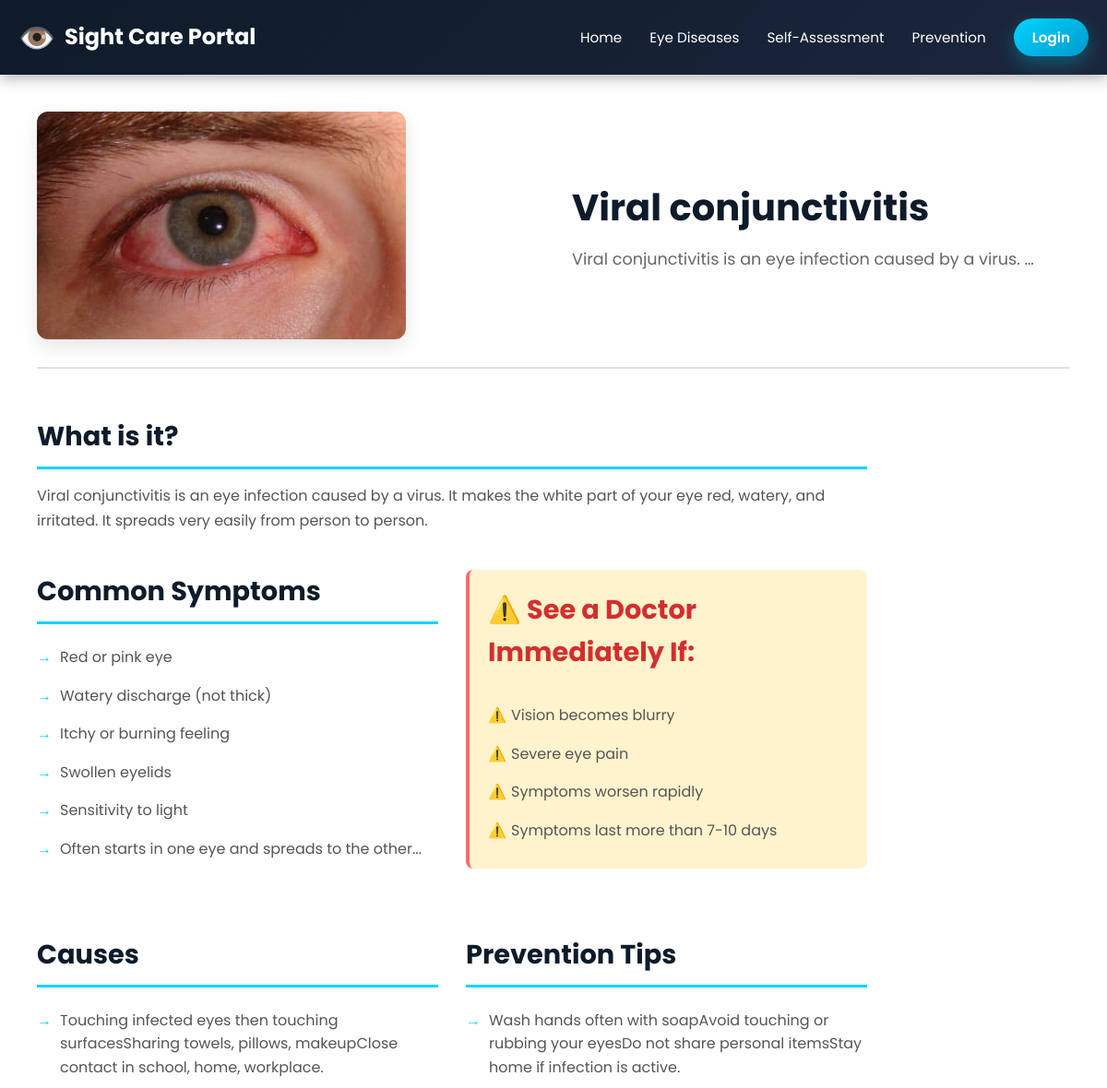
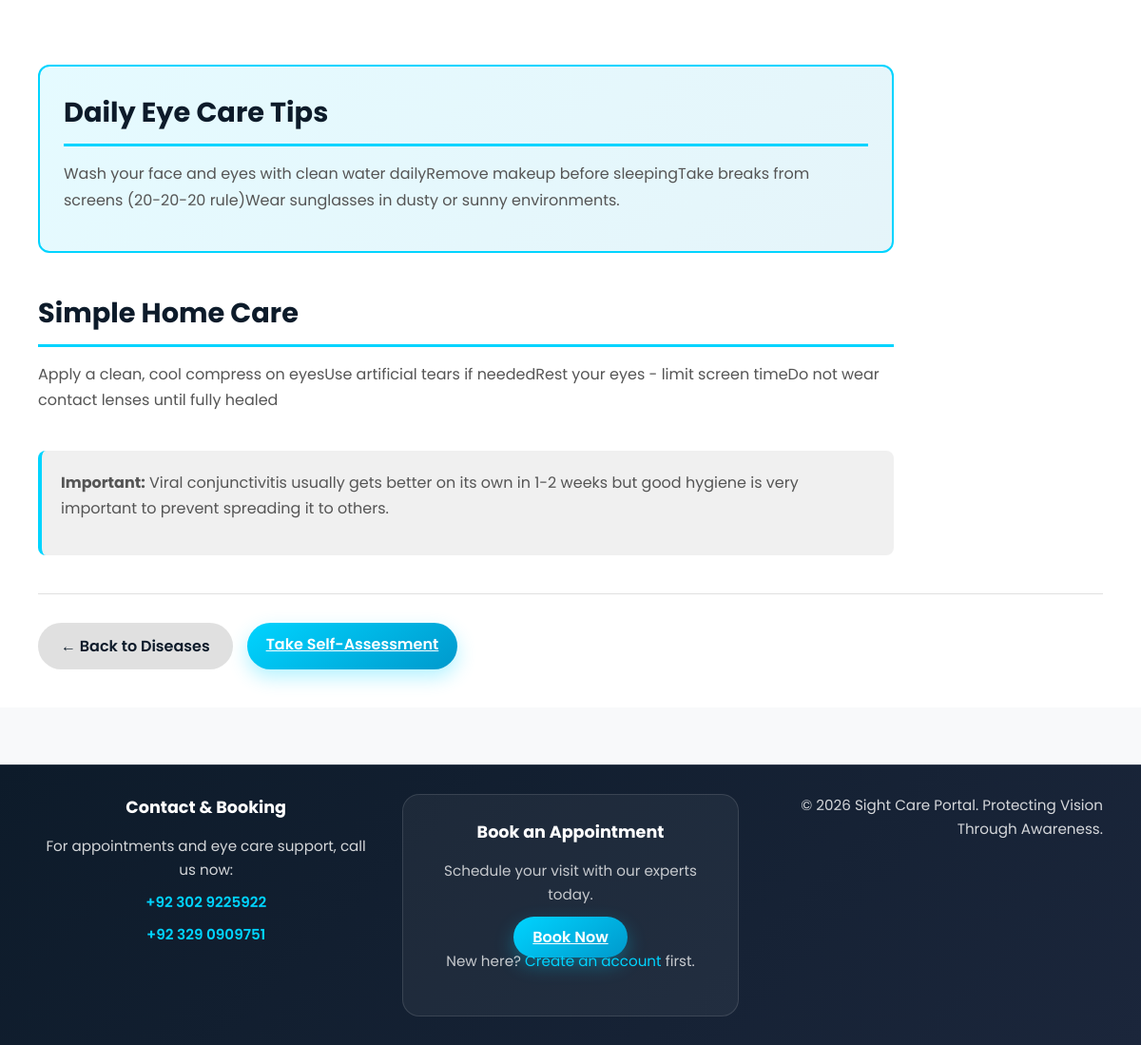
The page /disease/viral-conjunctivitis/ on the database its author committed (2 pictures, top to bottom).
### portal/models.py (models this page shows, shortened)
class EyeDisease(models.Model):
    name = models.CharField(max_length=200)
    slug = models.SlugField(unique=True)
    image = models.ImageField(upload_to='diseases/', blank=True, null=True)
    description = models.TextField()
    symptoms = models.TextField()
    causes = models.TextField()
    prevention_tips = models.TextField()
    daily_care_tips = models.TextField()
    home_care = models.TextField()
    important_note = models.TextField()
    order = models.IntegerField(default=0)

### portal/views.py (the view)
# urls.py: path('disease/<slug:slug>/', views.disease_detail, name='disease_detail'),
def disease_detail(request, slug):
    disease = get_object_or_404(EyeDisease, slug=slug)
    return render(request, 'portal/disease_detail.html', {'disease': disease})

### portal/templates/portal/disease_detail.html (shortened to what this page needs)
{% extends 'portal/base.html' %}
{% block content %}
<section class="disease-detail">
    <div class="container">
        <div class="disease-header">
            {% if disease.image %}
            <img src="{{ disease.image.url }}" alt="{{ disease.name }}" class="disease-image">
            {% endif %}
            <div class="disease-title">
                <h1>{{ disease.name }}</h1>
                <p class="tagline">{{ disease.description|truncatewords:10 }}</p>
            </div>
        </div>
        <div class="content-sections">
            <div class="section">
                <h2>What is it?</h2>
                <p>{{ disease.description }}</p>
            </div>
            <div class="two-column">
                <div class="section">
                    <h2>Common Symptoms</h2>
                    <ul>
                        {% for symptom in disease.symptoms.splitlines %}
                        <li>{{ symptom }}</li>
                        {% endfor %}
                    </ul>
                </div>
                <div class="section warning-box">
                    <h2>⚠️ See a Doctor Immediately If:</h2>
                    <ul>
                        <li>Vision becomes blurry</li>
                        <li>Severe eye pain</li>
                        <li>Symptoms worsen rapidly</li>
                        <li>Symptoms last more than 7-10 days</li>
                    </ul>
                </div>
            </div>
            <div class="two-column">
                <div class="section">
                    <h2>Causes</h2>
                    <ul>
                        {% for cause in disease.causes.splitlines %}
                        <li>{{ cause }}</li>
                        {% endfor %}
                    </ul>
                </div>
                <div class="section">
                    <h2>Prevention Tips</h2>
                    <ul>
                        {% for tip in disease.prevention_tips.splitlines %}
                        <li>{{ tip }}</li>
                        {% endfor %}
                    </ul>
                </div>
            </div>
            <div class="section highlight-box">
                <h2>Daily Eye Care Tips</h2>
                <p>{{ disease.daily_care_tips }}</p>
            </div>
            <div class="section">
                <h2>Simple Home Care</h2>
                <p>{{ disease.home_care }}</p>
            </div>
            <div class="section important-note">
                <p><strong>Important:</strong> {{ disease.important_note }}</p>
            </div>
        </div>
        <div class="navigation">
            <a href="{% url 'disease_list' %}" class="btn-secondary">← Back to Diseases</a>
            <a href="{% url 'self_assessment' %}" class="btn-primary">Take Self-Assessment</a>
        </div>
    </div>
</section>
{% endblock %}

### portal/static/css/style.css (style rules this page uses)
* { margin: 0; padding: 0; box-sizing: border-box; }
:root { --primary-color: #00d4ff; --primary-dark: #0099cc; --secondary-color: #1b263b; --dark-bg: #0d1b2a; --light-text: #ffffff; --muted-text: rgba(255, 255, 255, 0.7); --border-color: rgba(255, 255, 255, 0.15); --success-color: #00cc66; --warning-color: #ff6b6b; --info-color: #0099ff; }
body { font-family: 'Poppins', sans-serif; color: #333; line-height: 1.6; background-color: #f8f9fa; }
html, body { scroll-behavior: smooth; }
.btn-primary { background: linear-gradient(145deg, var(--primary-color), var(--primary-dark)); color: white; padding: 10px 20px !important; border-radius: 25px; font-weight: 600; border: none; transition: all 0.3s; box-shadow: 0 8px 20px rgba(0, 212, 255, 0.3); }
.container { max-width: 1200px; margin: 0 auto; padding: 0 20px; }
.btn-secondary { border: 1px solid rgba(255,255,255,0.18); background: transparent; color: white; padding: 12px 24px; border-radius: 25px; transition: all 0.3s ease; }
.disease-detail { padding: 40px 20px; background: white; }
.disease-header { display: grid; grid-template-columns: 1fr 1fr; gap: 40px; align-items: center; margin-bottom: 50px; padding-bottom: 30px; border-bottom: 2px solid #e0e0e0; }
.disease-header .disease-image { width: 100%; max-width: 400px; height: auto; border-radius: 12px; box-shadow: 0 8px 20px rgba(0, 0, 0, 0.1); }
.disease-title h1 { font-size: 2.5rem; color: #0d1b2a; margin-bottom: 10px; }
.disease-title .tagline { font-size: 1.1rem; color: #666; }
.content-sections { max-width: 900px; }
.section { margin-bottom: 40px; }
.section h2 { font-size: 1.8rem; color: #0d1b2a; margin-bottom: 15px; border-bottom: 3px solid var(--primary-color); padding-bottom: 10px; }
.section p { color: #555; line-height: 1.7; margin-bottom: 15px; }
.section ul { list-style: none; padding-left: 0; }
.section ul li { color: #555; padding: 8px 0 8px 25px; position: relative; }
.section ul li::before { content: '→'; position: absolute; left: 0; color: var(--primary-color); font-weight: bold; }
.two-column { display: grid; grid-template-columns: 1fr 1fr; gap: 30px; margin-bottom: 30px; }
.warning-box { background: #fff3cd; border-left: 4px solid #ff6b6b; padding: 20px; border-radius: 8px; }
.warning-box h2 { border: none; color: #d32f2f; margin-bottom: 15px; }
.warning-box ul li::before { content: '⚠️'; color: #ff6b6b; }
.highlight-box { background: linear-gradient(135deg, rgba(0, 212, 255, 0.1) 0%, rgba(0, 153, 204, 0.1) 100%); border: 2px solid var(--primary-color); border-radius: 12px; padding: 25px; }
.important-note { background: #f0f0f0; border-left: 4px solid var(--primary-color); padding: 20px; border-radius: 8px; }
.navigation { display: flex; gap: 15px; margin-top: 40px; padding-top: 30px; border-top: 1px solid #e0e0e0; }
.btn-secondary { background: #e0e0e0; color: #0d1b2a; padding: 12px 24px; border-radius: 25px; text-decoration: none; font-weight: 600; transition: all 0.3s; border: none; cursor: pointer; display: inline-flex; align-items: center; gap: 8px; }

### rows shown on the page
EyeDisease: image (picture), name "Viral conjunctivitis", description "Viral conjunctivitis is an eye infection caused by a virus. …", description "Viral conjunctivitis is an eye infection caused by a virus. It makes the white part of your eye red, watery, and irritated. It spreads very easily from person to person.", splitlines "Touching infected eyes then touching surfacesSharing towels, pillows, makeupClose contact in school, home, workplace.", splitlines "Wash hands often with soapAvoid touching or rubbing your eyesDo not share personal itemsStay home if infection is active.", daily_care_tips "Wash your face and eyes with clean water dailyRemove makeup before sleepingTake breaks from screens (20-20-20 rule)Wear sunglasses in dusty or sunny environments.", home_care "Apply a clean, cool compress on eyesUse artificial tears if neededRest your eyes - limit screen timeDo not wear contact lenses until fully healed", important_note "Viral conjunctivitis usually gets better on its own in 1-2 weeks but good hygiene is very important to prevent spreading it to others."

### other values the page prints
{{ symptom }} "Red or pink eye" "Watery discharge (not thick)" "Itchy or burning feeling" "Swollen eyelids" "Sensitivity to light" "Often starts in one eye and spreads to the other..."
